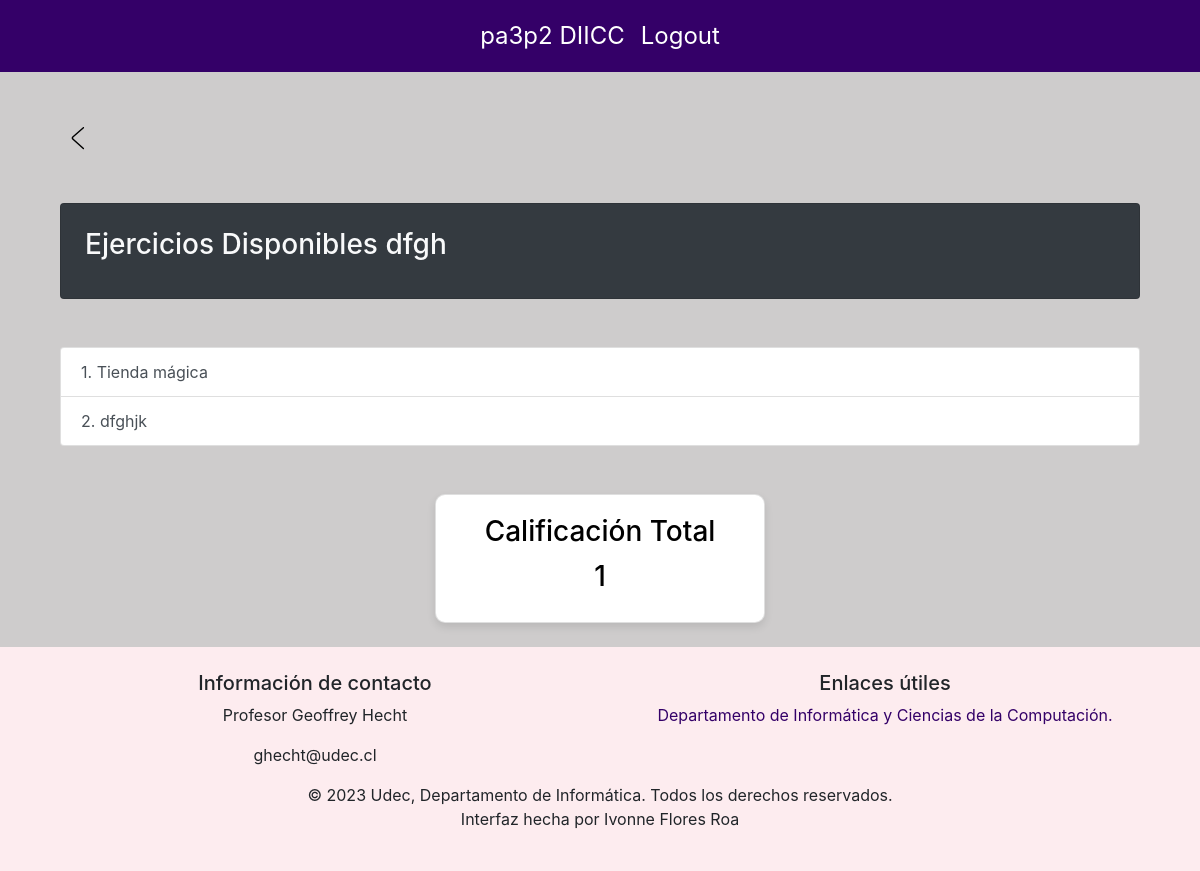
Page /dashEstudiante/1/serie/1 (signed in) on the committed database.
### basedatos/modelos.py (models this page shows, shortened)
class Serie(db.Model):
    id = db.Column(db.Integer, primary_key=True)
    nombre = db.Column(db.String(50), nullable=False, unique=True)
    activa = db.Column(db.Boolean(), nullable=False, default=True)
    ejercicios = db.relationship('Ejercicio', order_by=Ejercicio.id, back_populates='serie')

class Ejercicio(db.Model):
    id = db.Column(db.Integer, primary_key=True)
    nombre = db.Column(db.String(50), nullable=False, unique=True)
    path_ejercicio = db.Column(db.String(200), nullable=False)
    enunciado = db.Column(db.String(), nullable=False)
    id_serie = db.Column(db.Integer, db.ForeignKey('serie.id'), nullable=False)
    serie = db.relationship('Serie', back_populates='ejercicios')

### main.py (the view)
@app.route('/dashEstudiante/<int:estudiante_id>/serie/<int:serie_id>', methods=['GET', 'POST'])
@login_required
def detallesSeriesEstudiantes(estudiante_id, serie_id):
    if not verify_estudiante(estudiante_id):
        return redirect(url_for('login'))
    serie = db.session.get(Serie, serie_id)
    ejercicios = Ejercicio.query.filter_by(id_serie=serie_id).all()
    ejercicios_asignados = (
        Ejercicio_asignado.query
        .filter(Ejercicio_asignado.id_estudiante == estudiante_id)
        .filter(Ejercicio_asignado.id_ejercicio.in_([ejercicio.id for ejercicio in ejercicios]))
        .all()
    )
    ejercicios_aprobados = sum(1 for ea in ejercicios_asignados if ea.estado)
    total_ejercicios = len(ejercicios)
    calificacion = calcular_calificacion(total_ejercicios, ejercicios_aprobados)
    return render_template('detallesSerieEstudiante.html', serie=serie, ejercicios=ejercicios, estudiante_id=estudiante_id,calificacion=calificacion)

### basedatos/modelos.py (called while the page is built)
    @property
    def is_authenticated(self):
        return True

### main.py (called while the page is built)
def calcular_calificacion(total_puntos, puntos_obtenidos):
    porcentaje = (puntos_obtenidos / total_puntos) * 100
    if porcentaje >= 60:
        calificacion = 4 + (3 / 40) * (porcentaje - 60)
    else:
        calificacion = 1 + (3 / 60) * porcentaje
    calificacion = max(1, min(calificacion, 7))
    calificacion = round(calificacion, 2)
    return calificacion

@login_manager.user_loader
def load_user(user_id):
    if user_id.startswith("e"):
        user = db.session.get(Estudiante, int(user_id[1:]))
    elif user_id.startswith("s"):
        user = db.session.get(Supervisor, int(user_id[1:]))
    else:
        return None
    return user

def verify_estudiante(estudiante_id):
    if not isinstance(current_user, Estudiante):
        flash('No tienes permiso para acceder a este dashboard. Debes ser un Estudiante.', 'danger')
        return False
    if current_user.id != estudiante_id:
        flash('No tienes permiso para acceder a este dashboard.', 'danger')
        return False
    return True

### templates/detallesSerieEstudiante.html (shortened to what this page needs)
{% extends 'layout.html' %}
{% block content %}
<div class="container mt-5">
    <br>
    <a href="{{url_for('dashEstudiante', estudiante_id=estudiante_id)}}">
    </a>
</div>
<div class="container mt-5">
    <div class="card text-light bg-dark p-4 rounded mb-4">
      <h3 class="card-title">Ejercicios Disponibles {{serie.nombre}}</h3>
    </div>
</div>
<div class="container mt-5">
    {% if ejercicios %}
        <div class="list-group list-group-numbered">
            {% for ejercicio in ejercicios %}
                <a href="{{url_for('detallesEjerciciosEstudiantes', estudiante_id=estudiante_id, serie_id=serie.id, ejercicio_id=ejercicio.id)}}" class="list-group-item list-group-item-action" style="font-size: 1em;">
                    {{ loop.index }}. {{ejercicio.nombre}}
                </a>
            {% endfor %}
        </div>
    {% else %}
        <p>No tienes ejercicios disponibles en este momento.</p>
    {% endif %}
</div>
<div class="container mt-5">
    <div class="col-md-4 mb-4 mx-auto">
        <div class="card bg-white calificacion-card" style="border-radius: 10px; box-shadow: 0 4px 8px rgba(0, 0, 0, 0.1);">
            <div class="card-body text-center">
                <h3 class="card-title" style="color: black;">Calificación Total </h3>
                <h3 class="calificacion" style="color: black">{{ calificacion }}</h3>
            </div>
        </div>
    </div>
</div>
{% endblock %}

### static/css/layout.css (style rules this page uses)
:root { --silver: #ceccccff; --china-rose: #9d6381ff; --lavender-blush: #fdecefff; --night: #0f110cff; --persian-indigo: #340068ff; --secondary: #6c757d; --silver-opaco: rgba(206, 204, 204, 0.5); --persian-indigo-opaco: rgba(52, 0, 104, 0.5); }
body { min-height: 100vh; display: flex; flex-direction: column; background-color: #ceccccff; }
a { color: #340068; }

### rows in the picture
Serie: nombre "dfgh"
Ejercicio: nombre "Tienda mágica"
Ejercicio: nombre "dfghjk"

### other values in the picture
{{ calificacion }} "1"
